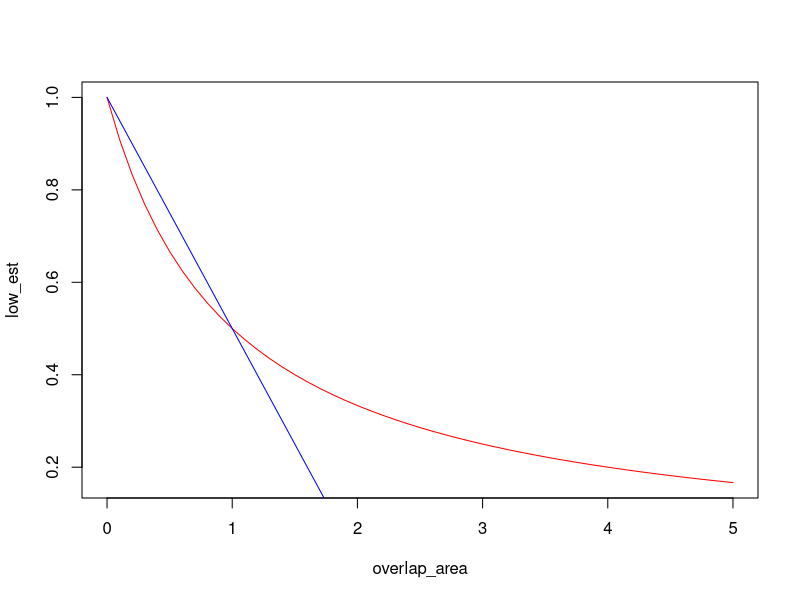

R code for this plot: (Note: this script raises an error after producing the figure.)
overlap_area <- seq(from=0,to=5,by=0.1)

low_est <- 1/(1+overlap_area)
high_est <- 1-(overlap_area/2)

plot(overlap_area,low_est,type='l',col='red')
lines(overlap_area,high_est,col='blue')

library(sf)
anemones <- read.csv('seascapes/Field data/DispersalPlasticity_anemones_metadata.csv')
patch_locations <- group_by(anemones,Tag) %>%
  summarize(Latitude=first(Latitude),Longitude=first(Longitude)) 
patch_locations <- patch_locations %>%
  mutate(id=1:nrow(patch_locations)) %>%
  dplyr::select(id,Latitude,Longitude)
patch_sf <- st_as_sf(patch_locations,coords=c("Longitude","Latitude"))
st_crs(patch_sf) <- 4326

patch_dists <- st_distance(patch_sf)
str(patch_dists)
units(patch_dists) <- "km"
image.plot(matrix(as.numeric(patch_dists),nrow=230))

## get the intersection areas with sf
circs=st_buffer(patch_sf,dist=100) # dist is the diameter of the circle, in meters
onecirc_area=st_area(circs[1,])

all_overlaps <- lapply(1:3,f_FindOverlapAreas)
all_overlaps <- unlist(all_overlaps)

ggplot(patch_sf)+
  geom_sf(size=0.2)+
  geom_sf(data=circs,fill=NA)+
  annotation_scale()

intersect_areas <- st_intersection(circs[1,],circs[-1,])

ggplot(intersect_areas)+
  geom_sf()

ggplot(intersect_areas[1,])+
  geom_sf(data=circs[1,])+
  geom_sf(data=intersect_areas[1,],fill='black')








patch_locations$K_i <- 1

nx=max(patch_locations$x)-min(patch_locations$x)
ny=max(patch_locations$y)-min(patch_locations$y)
v_alphas <- 1:5
v_thetas <- 1:5
conn_out=FALSE
